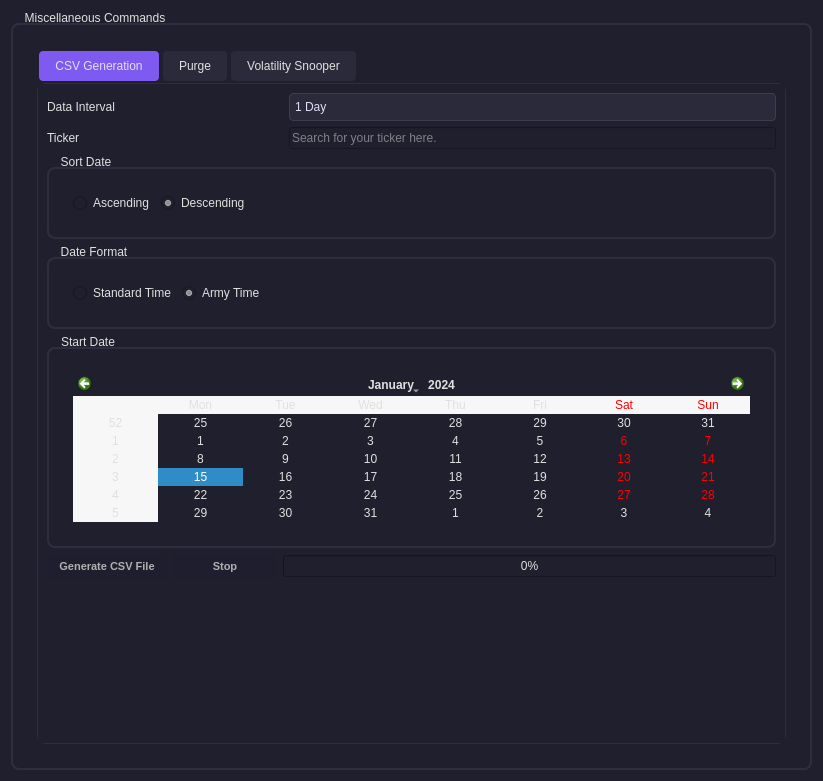
<?xml version="1.0" encoding="UTF-8"?>
<ui version="4.0">
 <class>MiscCommands</class>
 <widget class="QDialog" name="MiscCommands">
  <property name="geometry">
   <rect>
    <x>0</x>
    <y>0</y>
    <width>823</width>
    <height>781</height>
   </rect>
  </property>
  <property name="windowTitle">
   <string>Other Commands</string>
  </property>
  <property name="styleSheet">
   <string notr="true">QDialog {
    background-color: #1F1F2E;
}

QWidget {
    font-family: 'Segoe UI', sans-serif;
    color: #E0E0E0;
    background-color: #1F1F2E;
}

QGroupBox {
    background-color: rgba(31, 31, 46, 0.7);
    border: 2px solid #2E2E3E;
    border-radius: 8px;
    margin-top: 12px;
    padding: 15px;
}


QGroupBox::title {
    color: #E0E0E0;
    font-weight: bold;
    subcontrol-origin: margin;
    left: 7px;
    padding: 0px 5px 0px 5px;
    background-color: transparent;
}

QPushButton {
    background-color: #6200EE;
    color: #FFFFFF;
    border: none;
    border-radius: 4px;
    padding: 6px 12px;
    min-width: 80px;
    font-weight: bold;
    font-size: 11px;
    white-space: nowrap;
}

QPushButton:hover {
    background-color: #7722FF;
    border: 1px solid #2C2C2C;
}

QPushButton:pressed {
    background-color: #5100C5;
}

QPushButton:disabled {
    background-color: #1E1E2E;
    color: #B0B0B0;
}

QTabWidget::pane {
    border: 1px solid #2E2E3E;
    border-radius: 8px;
    background-color: #1F1F2E;
}


QTabBar::tab {
    background-color: #2A2A3B;
    color: #E0E0E0;
    padding: 8px 16px;
    border: none;
    border-radius: 4px;
    margin: 2px;
}

QTabBar::tab:selected {
    background-color: #7F5AF0;
    color: #E0DEF4;
}

QTabBar::tab:hover:!selected {
    background-color: #3D3D4F;
}

QComboBox {
    border: 1px solid #3D3D4F;
    border-radius: 4px;
    padding: 5px;
    background-color: #2A2A3B;
    color: #E0DEF4;
}

QComboBox:hover {
    border-color: #7F5AF0;
}

QComboBox::drop-down {
    border: none;
}

QComboBox::down-arrow {
    image: url(down_arrow.png);
    width: 12px;
    height: 12px;
}
</string>
  </property>
  <layout class="QGridLayout" name="gridLayout">
   <item row="0" column="0">
    <widget class="QGroupBox" name="miscellaneousCommandsGroupBox">
     <property name="sizePolicy">
      <sizepolicy hsizetype="Preferred" vsizetype="Expanding">
       <horstretch>0</horstretch>
       <verstretch>0</verstretch>
      </sizepolicy>
     </property>
     <property name="title">
      <string>Miscellaneous Commands</string>
     </property>
     <layout class="QGridLayout" name="gridLayout_2">
      <item row="0" column="0">
       <widget class="QTabWidget" name="tabWidget">
        <property name="sizePolicy">
         <sizepolicy hsizetype="Preferred" vsizetype="Preferred">
          <horstretch>0</horstretch>
          <verstretch>0</verstretch>
         </sizepolicy>
        </property>
        <property name="currentIndex">
         <number>0</number>
        </property>
        <widget class="QWidget" name="csvTab">
         <attribute name="title">
          <string>CSV Generation</string>
         </attribute>
         <layout class="QGridLayout" name="gridLayout_3">
          <item row="0" column="0" colspan="2">
           <widget class="QLabel" name="csvGenerationDataLabel">
            <property name="text">
             <string>Data Interval</string>
            </property>
           </widget>
          </item>
          <item row="0" column="4">
           <widget class="QComboBox" name="csvGenerationDataInterval">
            <property name="sizePolicy">
             <sizepolicy hsizetype="MinimumExpanding" vsizetype="Fixed">
              <horstretch>0</horstretch>
              <verstretch>0</verstretch>
             </sizepolicy>
            </property>
            <property name="toolTip">
             <string>Select data interval to download CSV for.</string>
            </property>
            <item>
             <property name="text">
              <string>1 Day</string>
             </property>
            </item>
            <item>
             <property name="text">
              <string>3 Days</string>
             </property>
            </item>
            <item>
             <property name="text">
              <string>1 Hour</string>
             </property>
            </item>
            <item>
             <property name="text">
              <string>2 Hours</string>
             </property>
            </item>
            <item>
             <property name="text">
              <string>4 Hours</string>
             </property>
            </item>
            <item>
             <property name="text">
              <string>6 Hours</string>
             </property>
            </item>
            <item>
             <property name="text">
              <string>8 Hours</string>
             </property>
            </item>
            <item>
             <property name="text">
              <string>12 Hours</string>
             </property>
            </item>
            <item>
             <property name="text">
              <string>1 Minute</string>
             </property>
            </item>
            <item>
             <property name="text">
              <string>3 Minutes</string>
             </property>
            </item>
            <item>
             <property name="text">
              <string>5 Minutes</string>
             </property>
            </item>
            <item>
             <property name="text">
              <string>15 Minutes</string>
             </property>
            </item>
            <item>
             <property name="text">
              <string>30 Minutes</string>
             </property>
            </item>
           </widget>
          </item>
          <item row="6" column="0" colspan="2">
           <widget class="QPushButton" name="generateCSVButton">
            <property name="enabled">
             <bool>false</bool>
            </property>
            <property name="sizePolicy">
             <sizepolicy hsizetype="Maximum" vsizetype="Fixed">
              <horstretch>0</horstretch>
              <verstretch>0</verstretch>
             </sizepolicy>
            </property>
            <property name="toolTip">
             <string>Start generating CSV file.</string>
            </property>
            <property name="text">
             <string>Generate CSV File</string>
            </property>
            <property name="autoDefault">
             <bool>false</bool>
            </property>
           </widget>
          </item>
          <item row="1" column="0">
           <widget class="QLabel" name="csvGenerationTickerLabel">
            <property name="sizePolicy">
             <sizepolicy hsizetype="Fixed" vsizetype="Preferred">
              <horstretch>0</horstretch>
              <verstretch>0</verstretch>
             </sizepolicy>
            </property>
            <property name="text">
             <string>Ticker</string>
            </property>
           </widget>
          </item>
          <item row="8" column="1">
           <spacer name="verticalSpacer_2">
            <property name="orientation">
             <enum>Qt::Vertical</enum>
            </property>
            <property name="sizeHint" stdset="0">
             <size>
              <width>20</width>
              <height>40</height>
             </size>
            </property>
           </spacer>
          </item>
          <item row="7" column="0" colspan="5">
           <widget class="QLabel" name="csvGenerationStatus">
            <property name="text">
             <string/>
            </property>
            <property name="wordWrap">
             <bool>true</bool>
            </property>
           </widget>
          </item>
          <item row="6" column="3" colspan="2">
           <widget class="QProgressBar" name="csvGenerationProgressBar">
            <property name="toolTip">
             <string>CSV generation progress bar.</string>
            </property>
            <property name="value">
             <number>0</number>
            </property>
           </widget>
          </item>
          <item row="6" column="2">
           <widget class="QPushButton" name="stopButton">
            <property name="enabled">
             <bool>false</bool>
            </property>
            <property name="toolTip">
             <string>Stop CSV generation.</string>
            </property>
            <property name="text">
             <string>Stop</string>
            </property>
           </widget>
          </item>
          <item row="4" column="0" colspan="5">
           <widget class="QGroupBox" name="dateFormatGroupBox">
            <property name="title">
             <string>Date Format</string>
            </property>
            <layout class="QHBoxLayout" name="horizontalLayout_2">
             <item>
              <widget class="QRadioButton" name="standardDateRadio">
               <property name="sizePolicy">
                <sizepolicy hsizetype="Fixed" vsizetype="Fixed">
                 <horstretch>0</horstretch>
                 <verstretch>0</verstretch>
                </sizepolicy>
               </property>
               <property name="toolTip">
                <string>Select this for data's time in standard time format.</string>
               </property>
               <property name="text">
                <string>Standard Time</string>
               </property>
              </widget>
             </item>
             <item>
              <widget class="QRadioButton" name="armyDateRadio">
               <property name="toolTip">
                <string>Select this for data's time in army time format.</string>
               </property>
               <property name="text">
                <string>Army Time</string>
               </property>
               <property name="checked">
                <bool>true</bool>
               </property>
              </widget>
             </item>
            </layout>
           </widget>
          </item>
          <item row="2" column="0" colspan="5">
           <widget class="QGroupBox" name="dateSortGroupBox">
            <property name="title">
             <string>Sort Date</string>
            </property>
            <layout class="QHBoxLayout" name="horizontalLayout">
             <item>
              <widget class="QRadioButton" name="ascendingDateRadio">
               <property name="sizePolicy">
                <sizepolicy hsizetype="Fixed" vsizetype="Fixed">
                 <horstretch>0</horstretch>
                 <verstretch>0</verstretch>
                </sizepolicy>
               </property>
               <property name="toolTip">
                <string>Select this for data in ascending order.</string>
               </property>
               <property name="text">
                <string>Ascending</string>
               </property>
              </widget>
             </item>
             <item>
              <widget class="QRadioButton" name="descendingDateRadio">
               <property name="toolTip">
                <string>Select this for data in descending order.</string>
               </property>
               <property name="text">
                <string>Descending</string>
               </property>
               <property name="checked">
                <bool>true</bool>
               </property>
              </widget>
             </item>
            </layout>
           </widget>
          </item>
          <item row="5" column="0" colspan="5">
           <widget class="QGroupBox" name="calendarGroupBox">
            <property name="title">
             <string>Start Date</string>
            </property>
            <layout class="QVBoxLayout" name="verticalLayout">
             <item>
              <widget class="QCalendarWidget" name="startDateCalendar"/>
             </item>
            </layout>
           </widget>
          </item>
          <item row="1" column="4">
           <widget class="QLineEdit" name="csvGenerationTicker">
            <property name="placeholderText">
             <string>Search for your ticker here.</string>
            </property>
            <property name="clearButtonEnabled">
             <bool>true</bool>
            </property>
           </widget>
          </item>
         </layout>
        </widget>
        <widget class="QWidget" name="purgeTab">
         <attribute name="title">
          <string>Purge</string>
         </attribute>
         <layout class="QVBoxLayout" name="verticalLayout_2">
          <item>
           <widget class="QScrollArea" name="scrollArea">
            <property name="sizePolicy">
             <sizepolicy hsizetype="Expanding" vsizetype="Preferred">
              <horstretch>0</horstretch>
              <verstretch>0</verstretch>
             </sizepolicy>
            </property>
            <property name="widgetResizable">
             <bool>true</bool>
            </property>
            <widget class="QWidget" name="scrollAreaWidgetContents">
             <property name="geometry">
              <rect>
               <x>0</x>
               <y>0</y>
               <width>424</width>
               <height>158</height>
              </rect>
             </property>
             <layout class="QVBoxLayout" name="verticalLayout_3">
              <item>
               <widget class="QLabel" name="warningLabel">
                <property name="font">
                 <font>
                  <weight>75</weight>
                  <bold>true</bold>
                 </font>
                </property>
                <property name="text">
                 <string>Warning: Once purged, retrieval of deleted data is not guaranteed.</string>
                </property>
                <property name="wordWrap">
                 <bool>true</bool>
                </property>
               </widget>
              </item>
              <item>
               <layout class="QHBoxLayout" name="horizontalLayout_3">
                <item>
                 <widget class="QPushButton" name="purgeLogsButton">
                  <property name="text">
                   <string>Purge Log Files</string>
                  </property>
                 </widget>
                </item>
                <item>
                 <widget class="QPushButton" name="purgeDatabasesButton">
                  <property name="text">
                   <string>Purge Databases</string>
                  </property>
                 </widget>
                </item>
                <item>
                 <widget class="QPushButton" name="purgeBacktestResultsButton">
                  <property name="text">
                   <string>Purge Backtest Results</string>
                  </property>
                 </widget>
                </item>
               </layout>
              </item>
              <item>
               <layout class="QHBoxLayout" name="horizontalLayout_4">
                <item>
                 <widget class="QPushButton" name="purgeConfigurationFilesButton">
                  <property name="text">
                   <string>Purge Configuration Files</string>
                  </property>
                 </widget>
                </item>
                <item>
                 <widget class="QPushButton" name="purgeCredentialsButton">
                  <property name="text">
                   <string>Purge Credentials</string>
                  </property>
                 </widget>
                </item>
                <item>
                 <widget class="QPushButton" name="purgeCSVFilesButton">
                  <property name="text">
                   <string>Purge CSV Files</string>
                  </property>
                 </widget>
                </item>
               </layout>
              </item>
              <item>
               <widget class="QLabel" name="infoLabel">
                <property name="text">
                 <string> If you are noticing weird data discrepancies, it is recommended to purge databases.</string>
                </property>
               </widget>
              </item>
              <item>
               <spacer name="verticalSpacer">
                <property name="orientation">
                 <enum>Qt::Vertical</enum>
                </property>
                <property name="sizeHint" stdset="0">
                 <size>
                  <width>20</width>
                  <height>40</height>
                 </size>
                </property>
               </spacer>
              </item>
             </layout>
            </widget>
           </widget>
          </item>
         </layout>
        </widget>
        <widget class="QWidget" name="volatilitySnooper">
         <attribute name="title">
          <string>Volatility Snooper</string>
         </attribute>
         <layout class="QGridLayout" name="gridLayout_4">
          <item row="2" column="0">
           <widget class="QLabel" name="volatilityDataIntervalLabel">
            <property name="text">
             <string>Data Interval</string>
            </property>
           </widget>
          </item>
          <item row="6" column="0">
           <widget class="QPushButton" name="volatilityGenerateButton">
            <property name="text">
             <string>Generate</string>
            </property>
           </widget>
          </item>
          <item row="10" column="0">
           <spacer name="volatilitySpacer">
            <property name="orientation">
             <enum>Qt::Vertical</enum>
            </property>
            <property name="sizeHint" stdset="0">
             <size>
              <width>20</width>
              <height>40</height>
             </size>
            </property>
           </spacer>
          </item>
          <item row="1" column="0">
           <widget class="QLabel" name="volatilityPeriodsLabel">
            <property name="text">
             <string>Data Periods</string>
            </property>
           </widget>
          </item>
          <item row="8" column="0" colspan="3">
           <widget class="QLabel" name="volatilityStatus">
            <property name="text">
             <string>Nothing in progress.</string>
            </property>
           </widget>
          </item>
          <item row="3" column="2">
           <widget class="QComboBox" name="volatilityComboBox">
            <item>
             <property name="text">
              <string>Basic</string>
             </property>
            </item>
            <item>
             <property name="text">
              <string>Yang Zhang</string>
             </property>
            </item>
            <item>
             <property name="text">
              <string>Rogers Satchell</string>
             </property>
            </item>
            <item>
             <property name="text">
              <string>Garman-Klass</string>
             </property>
            </item>
            <item>
             <property name="text">
              <string>Parkinson</string>
             </property>
            </item>
           </widget>
          </item>
          <item row="7" column="0">
           <widget class="QPushButton" name="stopVolatilityButton">
            <property name="enabled">
             <bool>false</bool>
            </property>
            <property name="text">
             <string>Stop</string>
            </property>
           </widget>
          </item>
          <item row="2" column="2">
           <widget class="QComboBox" name="volatilityDataInterval">
            <property name="sizePolicy">
             <sizepolicy hsizetype="MinimumExpanding" vsizetype="Fixed">
              <horstretch>0</horstretch>
              <verstretch>0</verstretch>
             </sizepolicy>
            </property>
            <property name="toolTip">
             <string>Select data interval to download CSV for.</string>
            </property>
            <item>
             <property name="text">
              <string>1 Day</string>
             </property>
            </item>
            <item>
             <property name="text">
              <string>3 Days</string>
             </property>
            </item>
            <item>
             <property name="text">
              <string>1 Hour</string>
             </property>
            </item>
            <item>
             <property name="text">
              <string>2 Hours</string>
             </property>
            </item>
            <item>
             <property name="text">
              <string>4 Hours</string>
             </property>
            </item>
            <item>
             <property name="text">
              <string>6 Hours</string>
             </property>
            </item>
            <item>
             <property name="text">
              <string>8 Hours</string>
             </property>
            </item>
            <item>
             <property name="text">
              <string>12 Hours</string>
             </property>
            </item>
            <item>
             <property name="text">
              <string>1 Minute</string>
             </property>
            </item>
            <item>
             <property name="text">
              <string>3 Minutes</string>
             </property>
            </item>
            <item>
             <property name="text">
              <string>5 Minutes</string>
             </property>
            </item>
            <item>
             <property name="text">
              <string>15 Minutes</string>
             </property>
            </item>
            <item>
             <property name="text">
              <string>30 Minutes</string>
             </property>
            </item>
           </widget>
          </item>
          <item row="3" column="0">
           <widget class="QLabel" name="volatilityLabel">
            <property name="text">
             <string>Volatility</string>
            </property>
           </widget>
          </item>
          <item row="9" column="0" colspan="3">
           <widget class="QProgressBar" name="volatilityProgressBar">
            <property name="value">
             <number>0</number>
            </property>
           </widget>
          </item>
          <item row="0" column="0" colspan="3">
           <widget class="QLabel" name="volatilityDescription">
            <property name="font">
             <font>
              <weight>50</weight>
              <bold>false</bold>
             </font>
            </property>
            <property name="text">
             <string>Tool to find most volatile securities in the data interval and periods defined.</string>
            </property>
            <property name="wordWrap">
             <bool>true</bool>
            </property>
           </widget>
          </item>
          <item row="1" column="2">
           <widget class="QSpinBox" name="volatilityPeriodsSpinBox">
            <property name="minimum">
             <number>5</number>
            </property>
            <property name="maximum">
             <number>999999999</number>
            </property>
           </widget>
          </item>
          <item row="4" column="2">
           <widget class="QLineEdit" name="volatilityFilter">
            <property name="text">
             <string>USDT</string>
            </property>
           </widget>
          </item>
          <item row="4" column="0">
           <widget class="QLabel" name="volatilityFilterLabel">
            <property name="text">
             <string>Filter</string>
            </property>
           </widget>
          </item>
          <item row="5" column="0">
           <widget class="QLabel" name="volatilityFileTypeLabel">
            <property name="text">
             <string>File Type</string>
            </property>
           </widget>
          </item>
          <item row="5" column="2">
           <widget class="QComboBox" name="volatilityFileType">
            <item>
             <property name="text">
              <string>XLSX</string>
             </property>
            </item>
            <item>
             <property name="text">
              <string>CSV</string>
             </property>
            </item>
           </widget>
          </item>
         </layout>
        </widget>
       </widget>
      </item>
     </layout>
    </widget>
   </item>
  </layout>
 </widget>
 <resources/>
 <connections/>
</ui>
